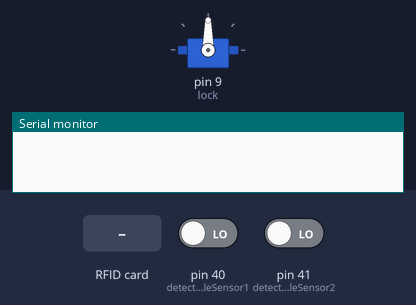
This sketch was run on a simulated Arduino Mega 2560, built with avr-gcc and run on an emulated ATmega2560. On the bench: servo, the last lines printed to the serial monitor. The test bench sets the inputs (shaded band); at power-on: pin 40 (detectObstacleSensor1) LOW, pin 41 (detectObstacleSensor2) LOW.

Above: at 1.2 s.
1.3 s: RFID card E7 81 DA C6 held to the reader
At 2.1 s:
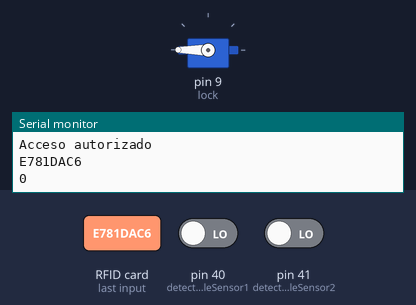
2.8 s: RFID card E7 81 DA C6 held to the reader
At 3.8 s:
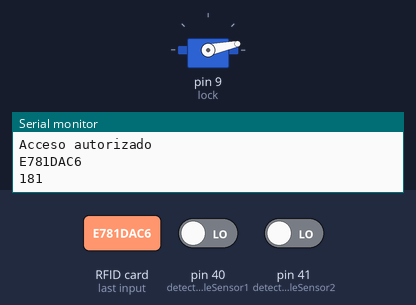
Timing chart, 0 to 67.3 s (numbered marks = the images above; inputs shaded):
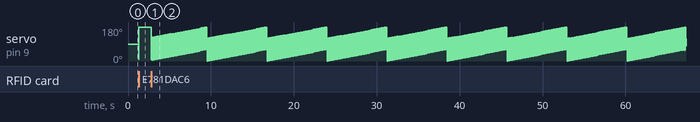

The sketch:

Automatic_Pet_Door.ino
```cpp
/*
 Name:		Automatic_Dog's_door.ino
 Created:	11/8/2021 7:48:56 PM
 Author:	Sergio Oviedo Seas
*/

/*
* Arduino MEGA 2560
*
* RC522 RFID module
*   GND - GND
*   VCC - 3.3V
*   RST - PIN 49
*   MISO - PIN 50
*   MOSI - PIN 51
*   SCK - PIN 52
*   SDA (SS) - PIN 53
*   REF: https://lastminuteengineers.com/how-rfid-works-rc522-arduino-tutorial/
*
* TowerPro SG-92R Micro Servo
*   GND (BROWN CABLE) - GND
*   VCC (RED CABLE) - 5V
*   SIGNAL (YELLOW CABLE) - PIN 44 (PWM)
*   REF: https://www.arduino.cc/en/Tutorial/LibraryExamples/Sweep
*
* Infrared Obstacle Avoidance Module 1
*   GND - GND
*   VCC - 5V
*   Signal - PIN 40
*   REF: https://arduinomodules.info/ky-032-infrared-obstacle-avoidance-sensor-module/
*
* Infrared Obstacle Avoidance Module 1
*   GND - GND
*   VCC - 5V
*   Signal - PIN 41
*   REF: https://arduinomodules.info/ky-032-infrared-obstacle-avoidance-sensor-module/
*
* 28BYJ-48 Stepper Motor with ULN2003 Driver
*   GND - GND
*   VCC - External 5V
*   IN1 - PIN 8
*   IN2 - PIN 9
*   IN3 - PIN 10
*   IN3 - PIN 11
*   REF: https://lastminuteengineers.com/28byj48-stepper-motor-arduino-tutorial/
*
* Slotted Infrared Sensor Upper Limit
*   GND -GND
*   VCC - 3.3V
*   Signal - PIN 30
*
* Slotted Infrared Sensor Upper Limit
*   GND -GND
*   VCC - 3.3V
*   Signal - PIN 31
*/


#include <SPI.h>
#include <MFRC522.h>
#include <Servo.h>
#include <Stepper.h>

#define RST_PIN 49
#define SS_PIN 53
#define SERVO_CONTROL

byte readCard[4];
String MasterTag = "E781DAC6";	// REPLACE this Tag ID with your Tag ID!!!
String tagID = "";

// Create instances
MFRC522 mfrc522(SS_PIN, RST_PIN);
Servo lock; // Creates a servo object in order to control the door's lock

// Create variables
int pos = 0; // Variable for the servo position
boolean obstruction = false; // Detects any obstruction in the door
boolean doorOpen = false; // Limit switch for door opened position
boolean doorClose = true; // Limit switch for door closed position
int detectObstacleSensor1 = 40; // Detect obstacle sensor 1
int detectObstacleSensor2 = 41; // Detect obstacle sensor 2
int detectObstacleSensorVal1; // Save the value of avoidance sensor 1
int detectObstacleSensorVal2; // Save the value of avoidance sensor 2
boolean petDetected = true; // Trigger variable for pet detection, if true = pet detected under the door


void setup()
{
    // Initiating
    Serial.begin(9600);
    SPI.begin(); // SPI bus
    mfrc522.PCD_Init(); // MFRC522
    lock.attach(9);
    pinMode(detectObstacleSensor1, INPUT); //Define input pin for avoidance sensor 1
    pinMode(detectObstacleSensor2, INPUT); //Define input pin for avoidance sensor 2
}

void loop()
{
    //Wait until new tag is available
    while (getID())
    {
        if (tagID == MasterTag)
       {
            Serial.println("Acceso autorizado");
            Serial.println(tagID);
            //lock.write(90);
            Serial.println(pos);
            checkLockPosition();

        }
        else
        {
            Serial.println("Acceso denegado");
            Serial.println(tagID);
        }
        delay(1000);
    }
}

//Read new tag if available
boolean getID()
{
    // Getting ready for Reading PICCs
    if (!mfrc522.PICC_IsNewCardPresent()) { //If a new PICC placed to RFID reader continue
        return false;
    }
    if (!mfrc522.PICC_ReadCardSerial()) { //Since a PICC placed get Serial and continue
        return false;
    }
    tagID = "";
    for (uint8_t i = 0; i < 4; i++) { // The MIFARE PICCs that we use have 4 byte UID
    //readCard[i] = mfrc522.uid.uidByte[i];
        tagID.concat(String(mfrc522.uid.uidByte[i], HEX)); // Adds the 4 bytes in a single String variable
    }
    tagID.toUpperCase();
    mfrc522.PICC_HaltA(); // Stop reading
    return true;
}

void checkLockPosition()
{
    if (pos <= 0)
    {
        servoOpenLock();
    }
    else if (pos > 0 && pos < 180)
    {
        Serial.println("Lock not in close position, opening the door...");
        lock.write(180); // Open is the failsafe position
        //Serial.println(pos);
    }
    else if (pos >= 180 && !obstruction && doorClose)
    {
        servoCloseLock();
    }
    else
    {
        Serial.println("System error!");
    }
}

void servoOpenLock()
{
    for (pos = 0; pos <= 180; pos += 1)
    {
        lock.write(pos);
        //delay(15);
        //Serial.println(pos);
        tagID = "";
    }
    /*
    delay(5000);
    while (obstacleAvoidance())
    {
        Serial.println("Pet under the door!!!");
    }
    servoCloseMove();
    */
}

void servoCloseLock()
{
    for (pos = 180; pos >= 0; pos -= 1)
    {
        if (!obstacleAvoidance())
        {
            lock.write(pos);
            //delay(15);
            //Serial.println(pos);
            tagID = "";
        }
        else
        {
            servoOpenLock();
        }
    }
}

boolean obstacleAvoidance()
{
    detectObstacleSensorVal1 = digitalRead(detectObstacleSensor1);
    detectObstacleSensorVal2 = digitalRead(detectObstacleSensor2);

    if (detectObstacleSensorVal1 == LOW || detectObstacleSensorVal2 == LOW)
    {
        petDetected = true;
    }
    else
    {
        petDetected = false;
    }
    return petDetected;
}
```

Measured:
- after the input at 1.3 s, servo on pin 9 (lock): 90° → 180° at once
